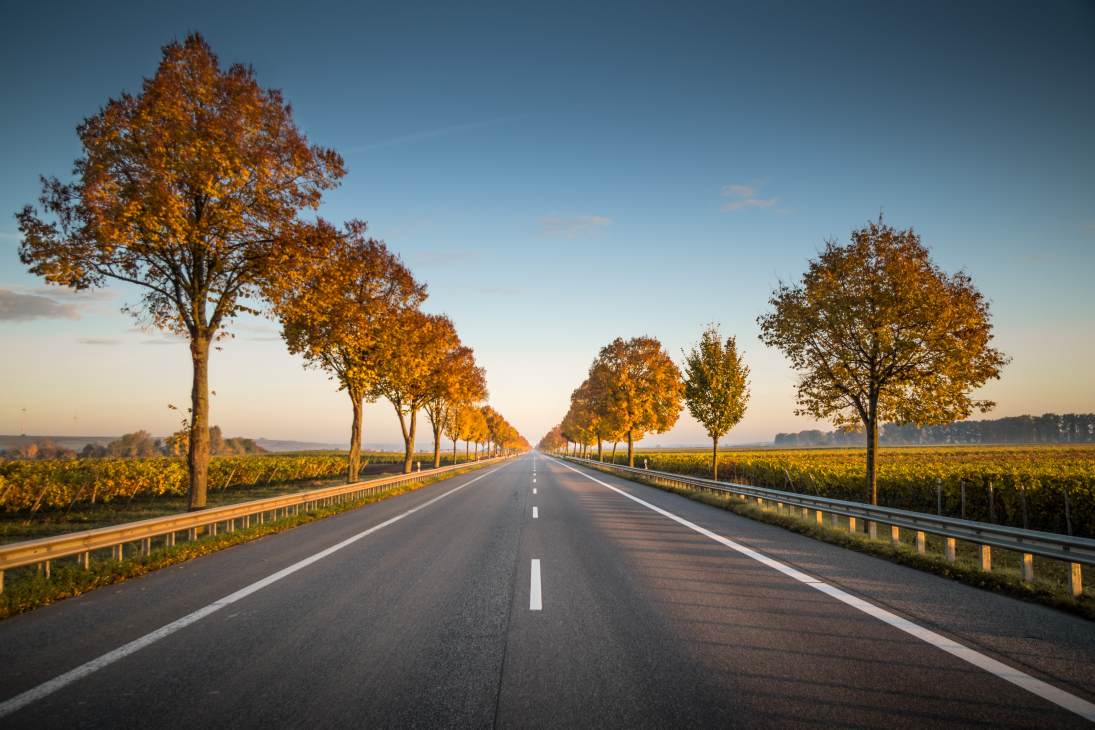
#> input picture road.jpg, 5472 x 3648 px (shown at 1/5 size)
$ python laneimg.py
#> lines starting #> are read from the running program, lines starting #| are printed output that depends on the picture; after the words box and inside, x2 and y2 are one past the last pixel; in counts of white or black regions, pixels touching at a corner belong together
import cv2
import numpy as np

# Load the road image
image_path = "road.jpg"
image = cv2.imread(image_path)
#> image is the input picture: shape (3648, 5472, 3); mean B, G, R 98.7, 106, 106.8

# Resize the image to a desired width and height
desired_width = 800
desired_height = 600
resized_image = cv2.resize(image, (desired_width, desired_height))
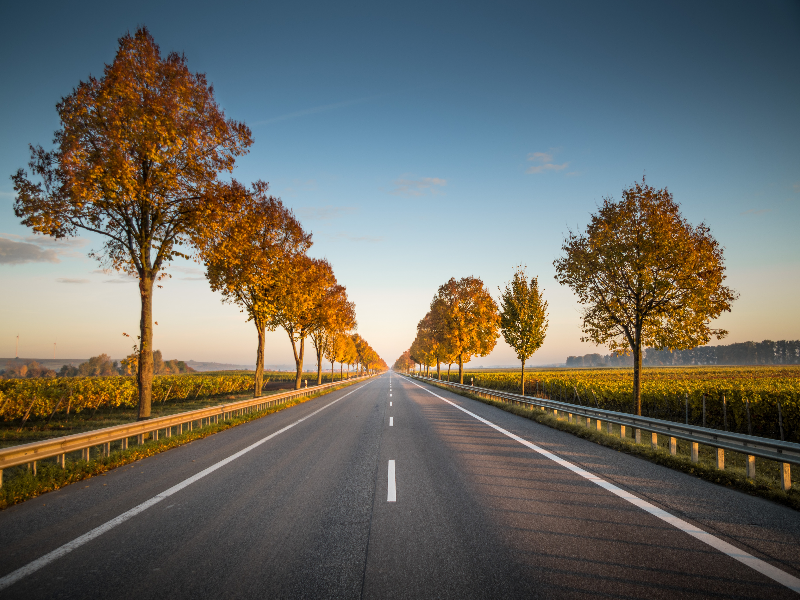
#> resized_image: shape (600, 800, 3); mean B, G, R 98.6, 105.9, 106.7

# Convert the resized image to grayscale
gray = cv2.cvtColor(resized_image, cv2.COLOR_BGR2GRAY)
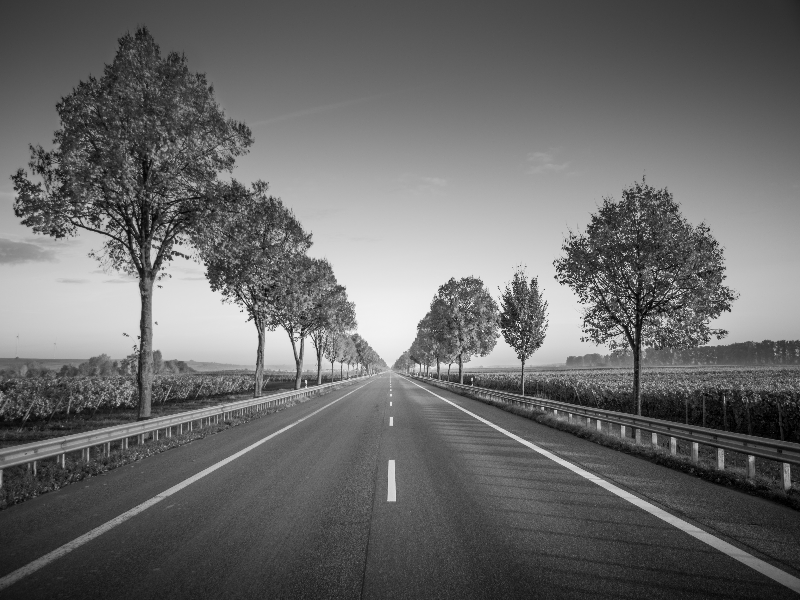
#> gray: shape (600, 800); min 0, max 244, mean 105.3

# Apply Gaussian blur to the grayscale image
blur = cv2.GaussianBlur(gray, (5, 5), 0)

# Perform Canny edge detection
edges = cv2.Canny(blur, 50, 150)
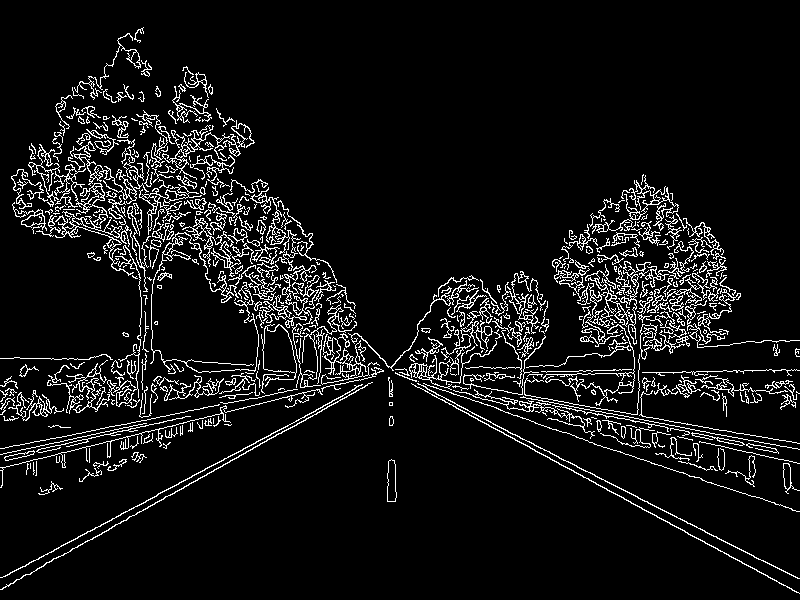
#> edges: shape (600, 800); 7.5% white in thin lines or dots

# Define a region of interest (ROI)
height, width = edges.shape[:2]
#> height = 600; width = 800
roi_vertices = [
    (0, height),
    (width / 2, height / 2),
    (width, height)
]
#> roi_vertices = [(0, 600), (400, 300), (800, 600)]
mask = np.zeros_like(edges)
cv2.fillPoly(mask, np.int32([roi_vertices]), 255)
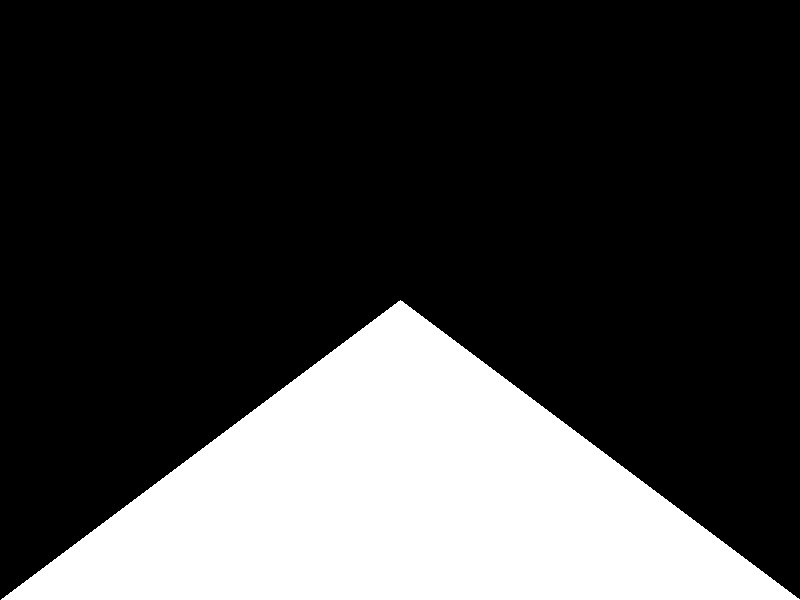
#> mask: shape (600, 800); 25% white; 1 white region, box (x1, y1, x2, y2) and area: (1, 300, 800, 600) 120100
masked_edges = cv2.bitwise_and(edges, mask)
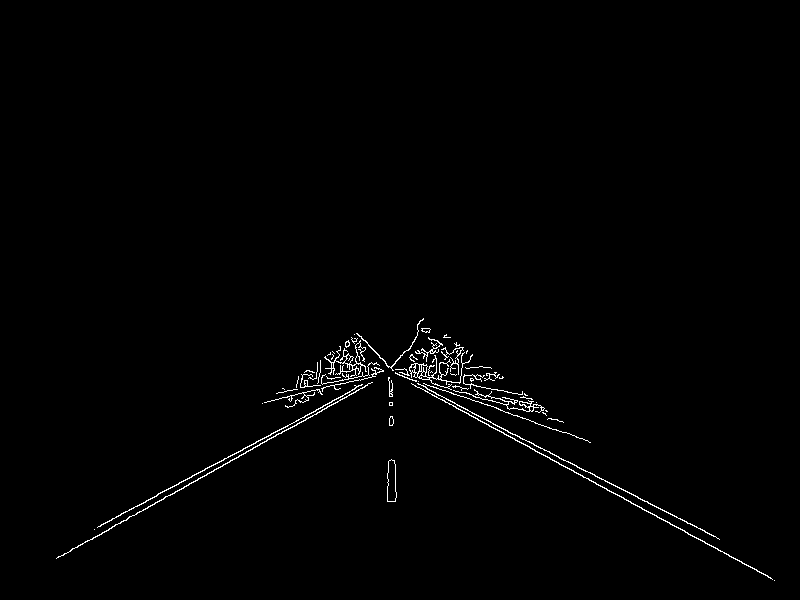
#> masked_edges: shape (600, 800); 0.95% white in thin lines or dots, all inside (x1, y1, x2, y2) = (56, 318, 775, 581)

# Perform Hough line transformation
lines = cv2.HoughLinesP(masked_edges, 1, np.pi / 180, threshold=50, minLineLength=100, maxLineGap=50)
#> lines = 22 rows, first 6: [357, 354, 718, 538], [57, 557, 441, 344], [98, 526, 441, 343], [550, 459, 767, 575], [445, 402, 684, 530], [330, 352, 587, 440]

# Draw the detected lines on the image
line_image = np.zeros_like(resized_image)
for line in lines:
    for x1, y1, x2, y2 in line:
        cv2.line(line_image, (x1, y1), (x2, y2), (0, 0, 255), 5)
#> this loop made 22 passes
#> line on passes 1 to 12: [[357, 354, 718, 538]], [[57, 557, 441, 344]], [[98, 526, 441, 343]], [[550, 459, 767, 575]], [[445, 402, 684, 530]], [[330, 352, 587, 440]], [[332, 351, 563, 422]], [[278, 392, 472, 354]], [[346, 356, 500, 409]], [[325, 356, 527, 395]], [[317, 369, 540, 405]], [[94, 529, 315, 411]]
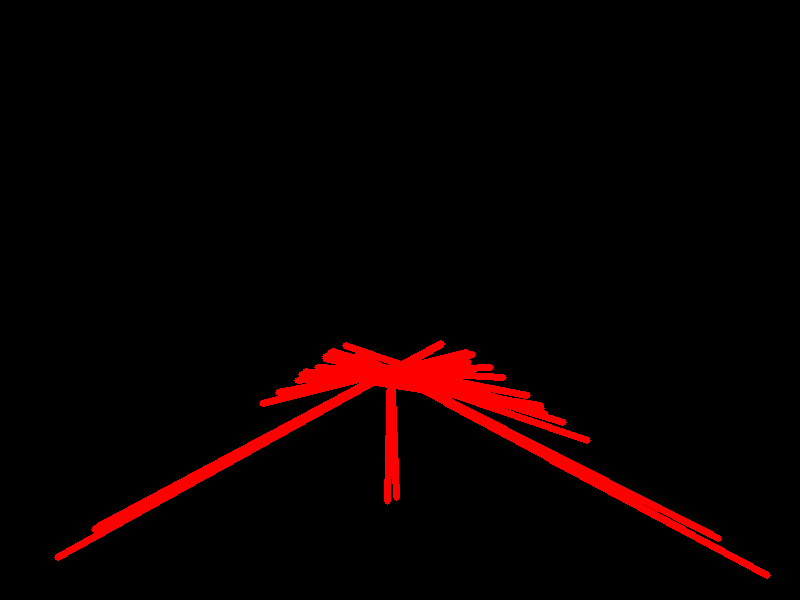
#> line_image: shape (600, 800, 3); mean of channels 0, 1, 2 0, 0, 10.5; drawn as B, G, R

# Overlay the detected lines on the original image
result = cv2.addWeighted(resized_image, 0.8, line_image, 1, 0)
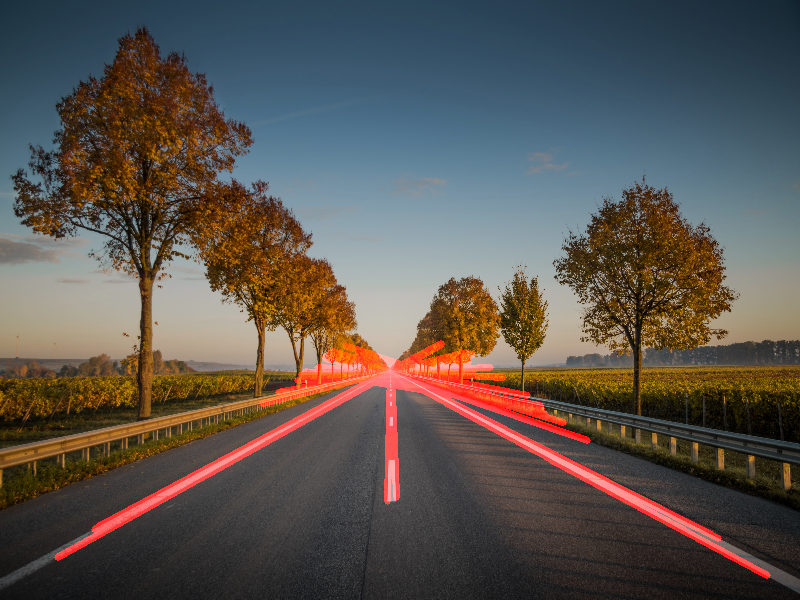
#> result: shape (600, 800, 3); mean B, G, R 78.9, 84.7, 91.3

# Display the result
cv2.imshow("Lane Detection", result)
cv2.waitKey(0)
cv2.destroyAllWindows()
